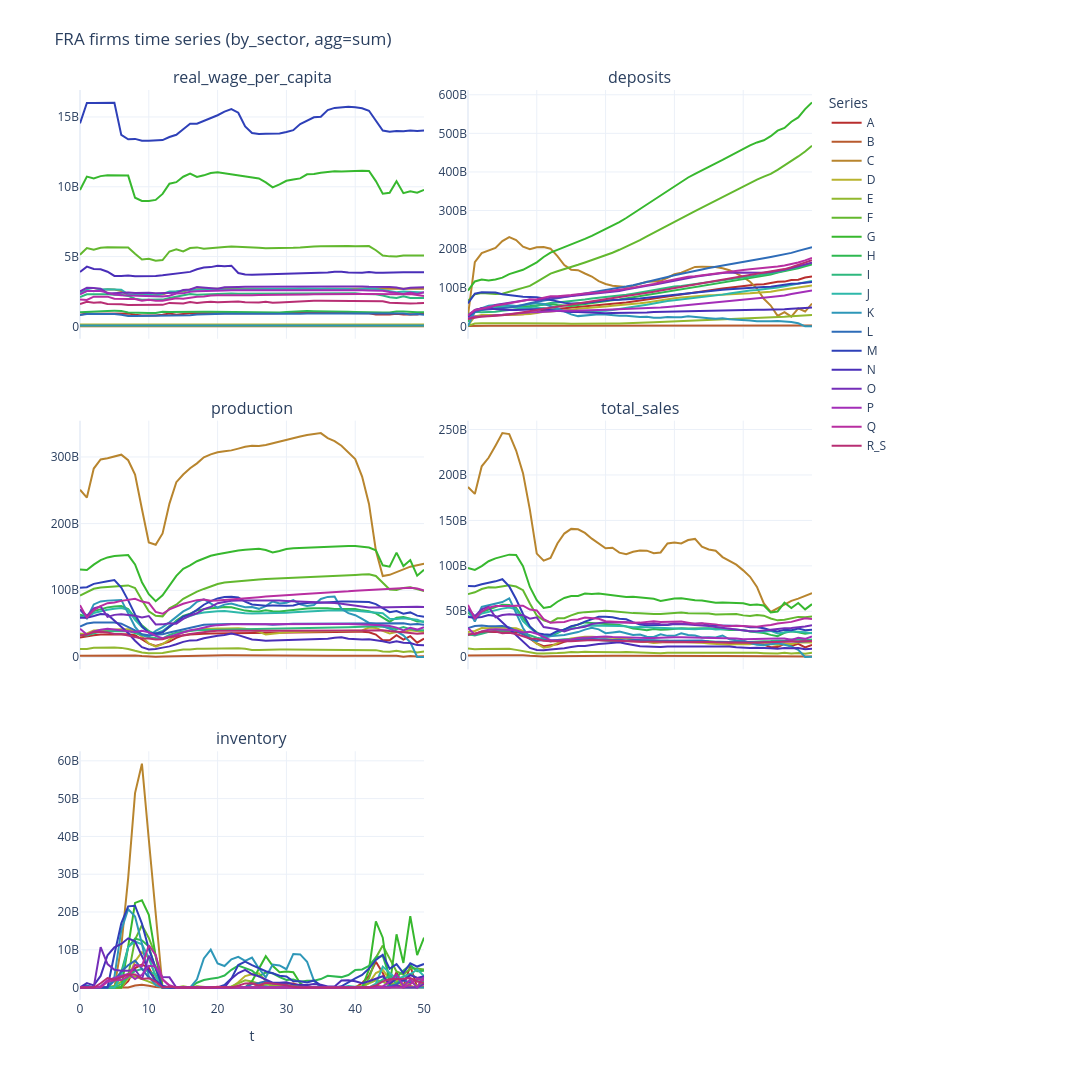
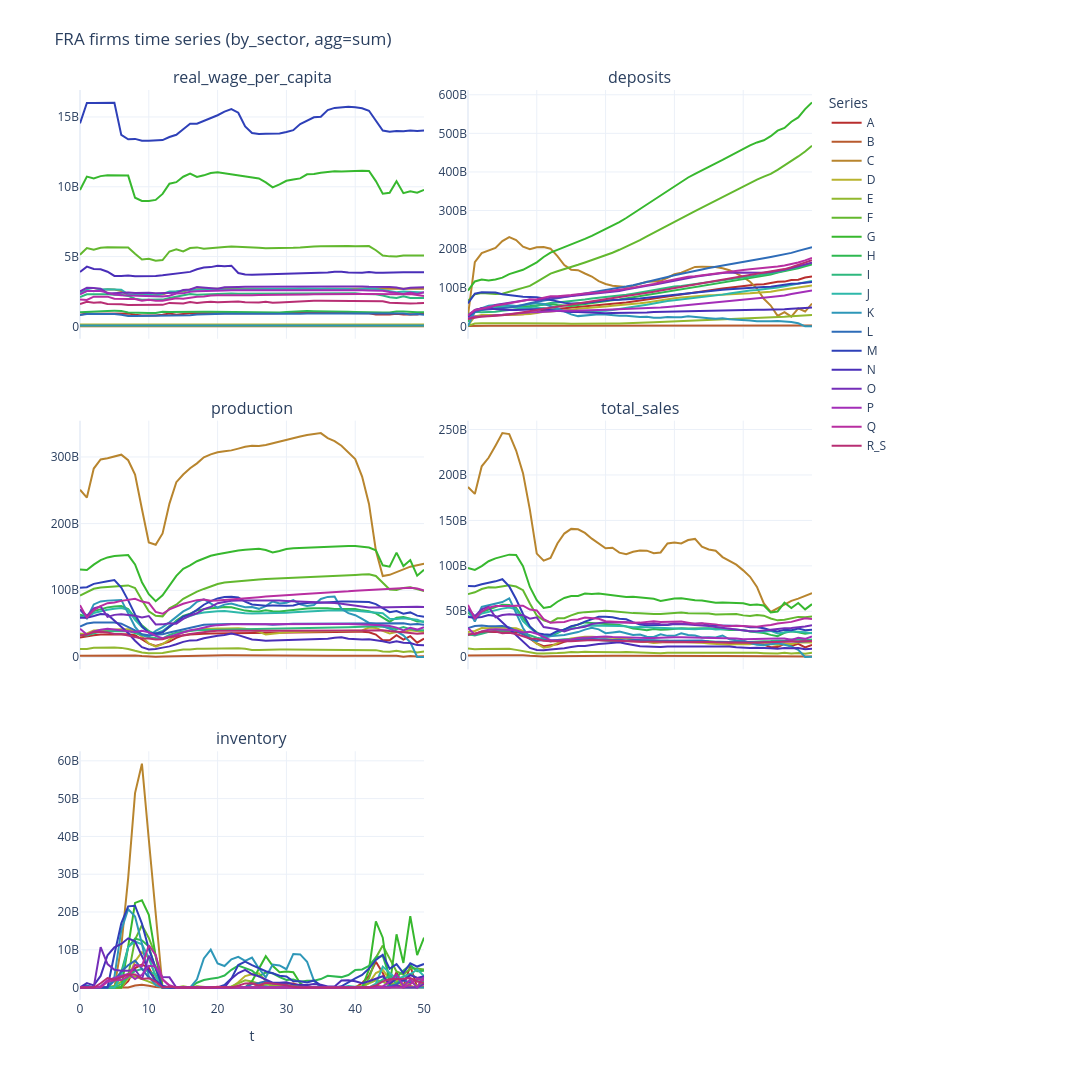
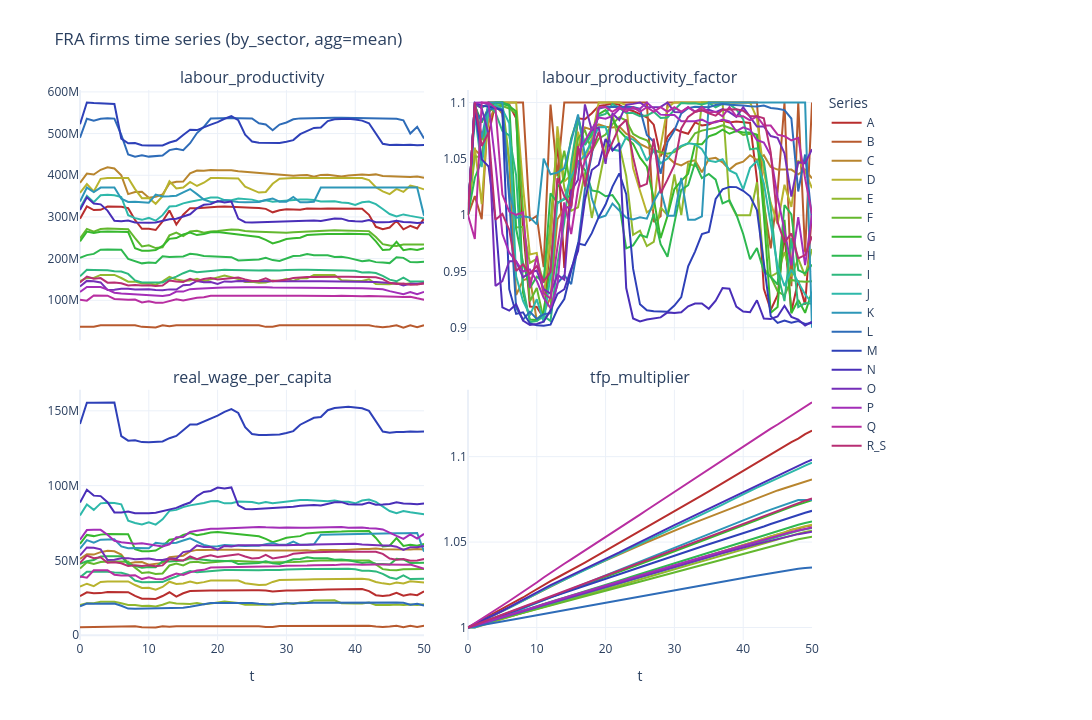

Source (notebook cell) for these figures, in order:
### Markdown cell above
### Price and sector diagnostics

### Code cell
plot_agent_timeseries(
    model,
    "FRA",
    "firms",
    [
        "real_wage_per_capita",
        "deposits",
        "production",
        "total_sales",
        "inventory",
    ],
    by_sector=True,
    agg="sum",
    no_cols=2,
    **FIG_SIZE_WIDE,
    show_legend=True,  # 18 sectors
    return_df=False,
    show=True
)



plot_agent_timeseries(
    model,
    "FRA",
    "firms",
    variables=[
        "real_wage_per_capita",
        "deposits",
        "production",
        "total_sales",
        "inventory",
    ],
    by_sector=True,
    agg="sum",
    no_cols=2,
    base_height=FIG_SIZE_WIDE["base_height"],
    base_width=FIG_SIZE_WIDE["base_width"],
    show_legend=True,
    return_df=False,
    show=True,
)

plot_agent_timeseries(
    model,
    "FRA",
    "firms",
    variables=[
        "labour_productivity",
        "labour_productivity_factor",
        "real_wage_per_capita",
        "tfp_multiplier",
    ],
    by_sector=True,
    agg="mean",
    no_cols=2,
    base_height=FIG_SIZE_WIDE["base_height"],
    base_width=FIG_SIZE_WIDE["base_width"],
    show_legend=True,
    return_df=False,
    show=True,
)
